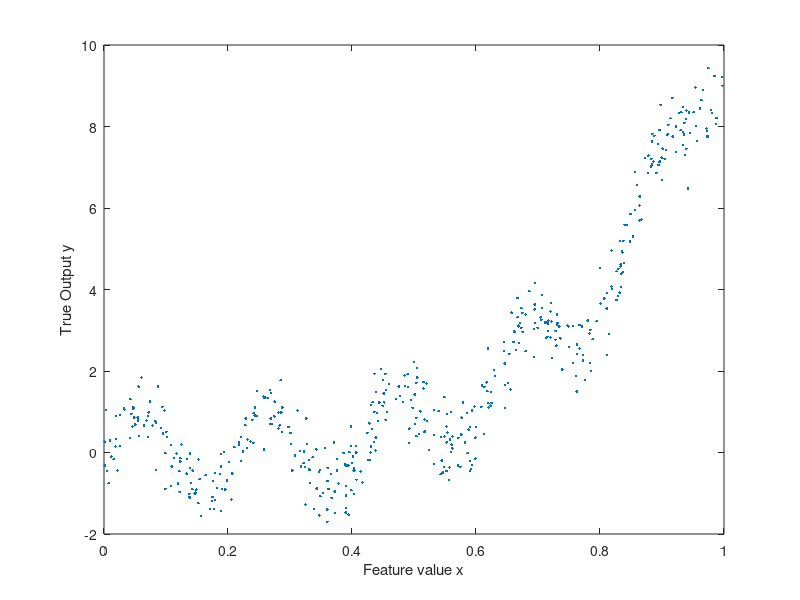

MATLAB code for this plot:
clc 
clear all 
close all

% A. Data set analysis. 
% Load the dataset and describe the basic properties
% of the data.

% Question block -1 
dataMatrix = load('reg_data_set_1.mat');
% 
plot(dataMatrix.x, dataMatrix.y, '.');
xlabel('Feature value x');
ylabel('True Output y');